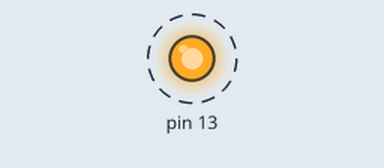
A sketch run on a simulated Arduino Uno, built with avr-gcc and run on an emulated ATmega328P. Shown: output pins drawn as LEDs (lit = HIGH). Dashed ring = blinking. What the sketch prints to the serial monitor is not drawn.

Above: at 0.4 s.
Timing chart, 0 to 4.6 s (numbered marks = the images above):
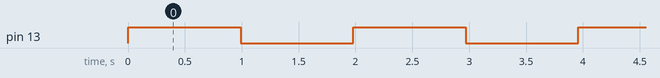

The sketch:

Bismiilah_Led.ino
```cpp
#include <Arduino_FreeRTOS.h>

void Task_PSX(void *param);
void Task_Print2(void *param);


TaskHandle_t Task_Handle1;
TaskHandle_t Task_Handle2;
void setup() {
  Serial.begin(9600);
  pinMode(13, OUTPUT);

//Prioritas tertinggi, itu akan dijalankan terlebih dalu
xTaskCreate(Task_LED,"Task1",100,NULL,1,&Task_Handle1);
xTaskCreate(Task_Print2,"Task2",100,NULL,2,&Task_Handle2);
}


void loop() {
//Dead Loop
}

void Task_LED(void *param)
{
  (void)param;

  while(1)
    {
        digitalWrite(13, HIGH);
           vTaskDelay(1000/portTICK_PERIOD_MS);
        digitalWrite(13, LOW);
           vTaskDelay(1000/portTICK_PERIOD_MS);
    }
  }

  void Task_Print2(void *param)
{
  (void)param;

  while(1)
  {
    Serial.println("Hello My Name is Ichal");
    vTaskDelay(1000/portTICK_PERIOD_MS);
    }
  }
```

Measured:
- by itself, pin 13: alternates HIGH for 0.99 s and LOW for 0.99 s
